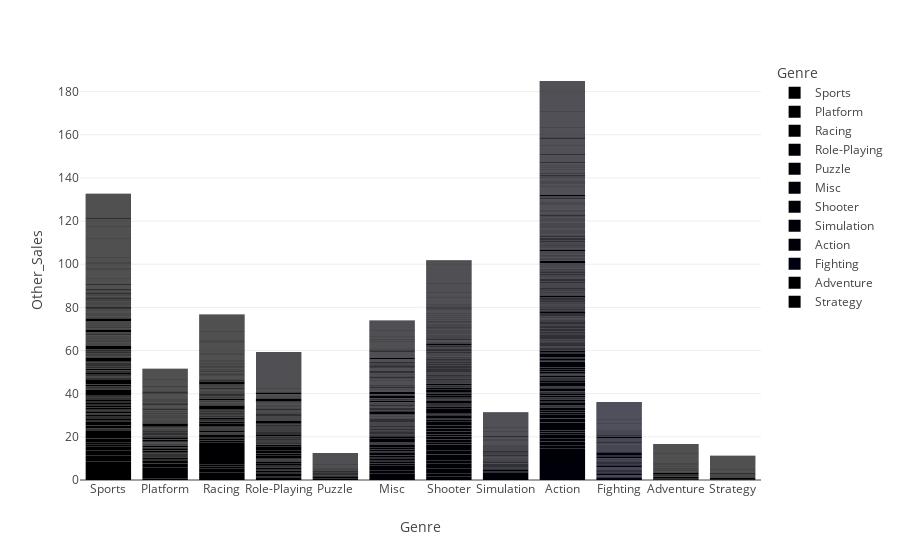

Write notebook code for a chart like this one.
### Code cell
df1.groupby("Genre")["Other_Sales"].sum().reset_index().sort_values(by="Other_Sales",ascending=False).head()
px.bar(df1,x="Genre",y="Other_Sales",color="Genre")

### Figure 1 — Plotly figure (JSON) as saved in the notebook; plotly's stock layout.template omitted (floating-point values rounded to 4 significant figures; data arrays with more than 128 entries replaced by an {"elided": "..."} marker saying what was removed)
{"data": [{"alignmentgroup": "True", "hovertemplate": "Genre=%{x}<br>Other_Sales=%{y}<extra></extra>", "legendgroup": "Sports", "marker": {"color": "#000001", "pattern": {"shape": ""}}, "name": "Sports", "offsetgroup": "Sports", "orientation": "v", "showlegend": true, "textposition": "auto", "type": "bar", "x": {"elided": "2304 str values"}, "xaxis": "x", "y": {"elided": "2304 float values"}, "yaxis": "y"}, {"alignmentgroup": "True", "hovertemplate": "Genre=%{x}<br>Other_Sales=%{y}<extra></extra>", "legendgroup": "Platform", "marker": {"color": "#000002", "pattern": {"shape": ""}}, "name": "Platform", "offsetgroup": "Platform", "orientation": "v", "showlegend": true, "textposition": "auto", "type": "bar", "x": {"elided": "875 str values"}, "xaxis": "x", "y": {"elided": "875 float values"}, "yaxis": "y"}, {"alignmentgroup": "True", "hovertemplate": "Genre=%{x}<br>Other_Sales=%{y}<extra></extra>", "legendgroup": "Racing", "marker": {"color": "#000003", "pattern": {"shape": ""}}, "name": "Racing", "offsetgroup": "Racing", "orientation": "v", "showlegend": true, "textposition": "auto", "type": "bar", "x": {"elided": "1225 str values"}, "xaxis": "x", "y": {"elided": "1225 float values"}, "yaxis": "y"}, {"alignmentgroup": "True", "hovertemplate": "Genre=%{x}<br>Other_Sales=%{y}<extra></extra>", "legendgroup": "Role-Playing", "marker": {"color": "#000004", "pattern": {"shape": ""}}, "name": "Role-Playing", "offsetgroup": "Role-Playing", "orientation": "v", "showlegend": true, "textposition": "auto", "type": "bar", "x": {"elided": "1470 str values"}, "xaxis": "x", "y": {"elided": "1470 float values"}, "yaxis": "y"}, {"alignmentgroup": "True", "hovertemplate": "Genre=%{x}<br>Other_Sales=%{y}<extra></extra>", "legendgroup": "Puzzle", "marker": {"color": "#000005", "pattern": {"shape": ""}}, "name": "Puzzle", "offsetgroup": "Puzzle", "orientation": "v", "showlegend": true, "textposition": "auto", "type": "bar", "x": {"elided": "570 str values"}, "xaxis": "x", "y": {"elided": "570 float values"}, "yaxis": "y"}, {"alignmentgroup": "True", "hovertemplate": "Genre=%{x}<br>Other_Sales=%{y}<extra></extra>", "legendgroup": "Misc", "marker": {"color": "#000006", "pattern": {"shape": ""}}, "name": "Misc", "offsetgroup": "Misc", "orientation": "v", "showlegend": true, "textposition": "auto", "type": "bar", "x": {"elided": "1686 str values"}, "xaxis": "x", "y": {"elided": "1686 float values"}, "yaxis": "y"}, {"alignmentgroup": "True", "hovertemplate": "Genre=%{x}<br>Other_Sales=%{y}<extra></extra>", "legendgroup": "Shooter", "marker": {"color": "#000007", "pattern": {"shape": ""}}, "name": "Shooter", "offsetgroup": "Shooter", "orientation": "v", "showlegend": true, "textposition": "auto", "type": "bar", "x": {"elided": "1282 str values"}, "xaxis": "x", "y": {"elided": "1282 float values"}, "yaxis": "y"}, {"alignmentgroup": "True", "hovertemplate": "Genre=%{x}<br>Other_Sales=%{y}<extra></extra>", "legendgroup": "Simulation", "marker": {"color": "#000008", "pattern": {"shape": ""}}, "name": "Simulation", "offsetgroup": "Simulation", "orientation": "v", "showlegend": true, "textposition": "auto", "type": "bar", "x": {"elided": "848 str values"}, "xaxis": "x", "y": {"elided": "848 float values"}, "yaxis": "y"}, {"alignmentgroup": "True", "hovertemplate": "Genre=%{x}<br>Other_Sales=%{y}<extra></extra>", "legendgroup": "Action", "marker": {"color": "#000009", "pattern": {"shape": ""}}, "name": "Action", "offsetgroup": "Action", "orientation": "v", "showlegend": true, "textposition": "auto", "type": "bar", "x": {"elided": "3251 str values"}, "xaxis": "x", "y": {"elided": "3251 float values"}, "yaxis": "y"}, {"alignmentgroup": "True", "hovertemplate": "Genre=%{x}<br>Other_Sales=%{y}<extra></extra>", "legendgroup": "Fighting", "marker": {"color": "#000010", "pattern": {"shape": ""}}, "name": "Fighting", "offsetgroup": "Fighting", "orientation": "v", "showlegend": true, "textposition": "auto", "type": "bar", "x": {"elided": "836 str values"}, "xaxis": "x", "y": {"elided": "836 float values"}, "yaxis": "y"}, {"alignmentgroup": "True", "hovertemplate": "Genre=%{x}<br>Other_Sales=%{y}<extra></extra>", "legendgroup": "Adventure", "marker": {"color": "#000001", "pattern": {"shape": ""}}, "name": "Adventure", "offsetgroup": "Adventure", "orientation": "v", "showlegend": true, "textposition": "auto", "type": "bar", "x": {"elided": "1274 str values"}, "xaxis": "x", "y": {"elided": "1274 float values"}, "yaxis": "y"}, {"alignmentgroup": "True", "hovertemplate": "Genre=%{x}<br>Other_Sales=%{y}<extra></extra>", "legendgroup": "Strategy", "marker": {"color": "#000002", "pattern": {"shape": ""}}, "name": "Strategy", "offsetgroup": "Strategy", "orientation": "v", "showlegend": true, "textposition": "auto", "type": "bar", "x": {"elided": "670 str values"}, "xaxis": "x", "y": {"elided": "670 float values"}, "yaxis": "y"}], "layout": {"barmode": "relative", "legend": {"title": {"text": "Genre"}, "tracegroupgap": 0}, "margin": {"t": 60}, "xaxis": {"anchor": "y", "categoryarray": ["Sports", "Platform", "Racing", "Role-Playing", "Puzzle", "Misc", "Shooter", "Simulation", "Action", "Fighting", "Adventure", "Strategy"], "categoryorder": "array", "domain": [0, 1], "title": {"text": "Genre"}}, "yaxis": {"anchor": "x", "domain": [0, 1], "title": {"text": "Other_Sales"}}}}
